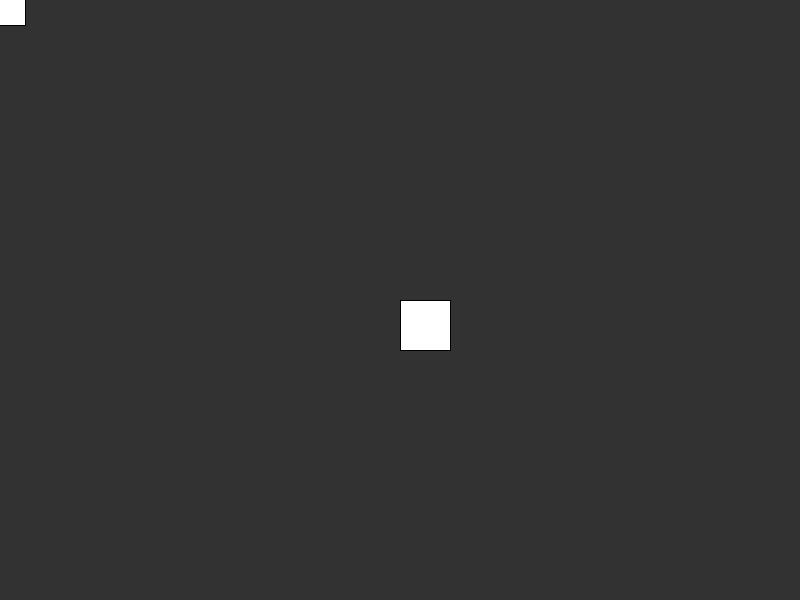
Frame 1 (no input)
Frame 60 (the mouse pressed at the canvas centre just before this capture): identical to frame 1, image omitted
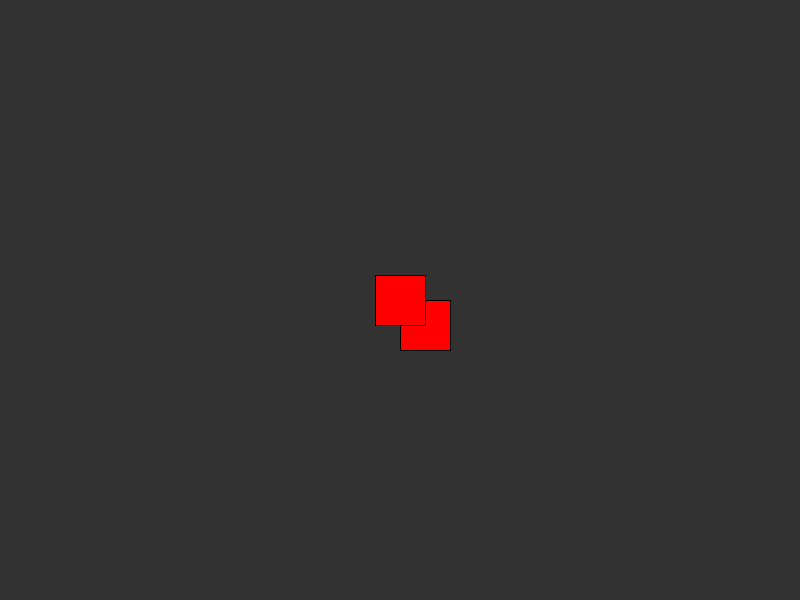
Frame 120 (the mouse held since frame 60 and released just before this capture)

The Processing sketch that drew these frames (run headless with seeded random() and noise(); from frame 60 on, the mouse is pressed at the canvas centre):

// Processing sketch: simple_AABB_collision
// ── simple_AABB_collision.pde
class Rectangle {
  float x;
  float y;
  float rWidth;
  float rHeight;
  
  Rectangle(float posX, float posY, float w, float h) {
    x = posX;
    y = posY;
    rWidth = w;
    rHeight = h;
  }
  
  public void draw() {
    rect(x, y, rWidth, rHeight);
  }
}

Rectangle rect1;
Rectangle rect2;

void setup() {
  size(800, 600);
  frameRate(60);
  
  rect1 = new Rectangle(width / 2, height / 2, 50, 50);
  rect2 = new Rectangle(width / 2, height / 2, 50, 50);
}
void draw() {
  rect2.x = mouseX - rect2.rWidth / 2;
  rect2.y = mouseY - rect2.rHeight / 2;
  
  if (checkCollisions()) {
    fill(255, 0, 0);
  } else {
    fill(255, 255, 255);
  }
  
  background(50);
  rect1.draw();
  rect2.draw();
}

boolean checkCollisions() {
  return rect1.x < rect2.x + rect2.rWidth &&
      rect1.x + rect1.rWidth > rect2.x &&
      rect1.y < rect2.y + rect2.rHeight &&
      rect1.y + rect1.rHeight > rect2.y;
}
